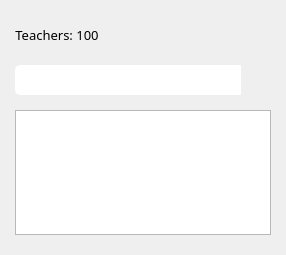
                 <widget class="QWidget" name="w_class_teacher" native="true">
                  <layout class="QVBoxLayout" name="verticalLayout_44">
                   <property name="spacing">
                    <number>15</number>
                   </property>
                   <property name="leftMargin">
                    <number>15</number>
                   </property>
                   <property name="topMargin">
                    <number>20</number>
                   </property>
                   <property name="rightMargin">
                    <number>15</number>
                   </property>
                   <property name="bottomMargin">
                    <number>20</number>
                   </property>
                   <item>
                    <layout class="QHBoxLayout" name="horizontalLayout_32">
                     <property name="spacing">
                      <number>6</number>
                     </property>
                     <item>
                      <widget class="QLabel" name="btn_section_students_status_4">
                       <property name="font">
                        <font>
                         <family>Barlow</family>
                         <pointsize>10</pointsize>
                        </font>
                       </property>
                       <property name="text">
                        <string>Teachers: 100</string>
                       </property>
                       <property name="alignment">
                        <set>Qt::AlignCenter</set>
                       </property>
                       <property name="indent">
                        <number>1</number>
                       </property>
                      </widget>
                     </item>
                     <item>
                      <spacer name="horizontalSpacer_24">
                       <property name="orientation">
                        <enum>Qt::Horizontal</enum>
                       </property>
                       <property name="sizeHint" stdset="0">
                        <size>
                         <width>40</width>
                         <height>20</height>
                        </size>
                       </property>
                      </spacer>
                     </item>
                     <item>
                      <widget class="QPushButton" name="btn_init_add_class_teacher">
                       <property name="sizePolicy">
                        <sizepolicy hsizetype="Fixed" vsizetype="Fixed">
                         <horstretch>0</horstretch>
                         <verstretch>0</verstretch>
                        </sizepolicy>
                       </property>
                       <property name="minimumSize">
                        <size>
                         <width>30</width>
                         <height>30</height>
                        </size>
                       </property>
                       <property name="maximumSize">
                        <size>
                         <width>30</width>
                         <height>30</height>
                        </size>
                       </property>
                       <property name="cursor">
                        <cursorShape>PointingHandCursor</cursorShape>
                       </property>
                       <property name="styleSheet">
                        <string notr="true">QPushButton{
	border-radius: 5px;
    background-image:  url(:/icons/add.png);
    background-repeat: no-repeat;
    background-position: center center;
}

QPushButton::disabled{
	border-radius: 5px;
    background-image: url(:/icons/add_2.png);
    background-repeat: no-repeat;
    background-position: center center;
}</string>
                       </property>
                       <property name="iconSize">
                        <size>
                         <width>17</width>
                         <height>17</height>
                        </size>
                       </property>
                      </widget>
                     </item>
                     <item>
                      <widget class="QPushButton" name="btn_delete_class_teacher">
                       <property name="sizePolicy">
                        <sizepolicy hsizetype="Fixed" vsizetype="Fixed">
                         <horstretch>0</horstretch>
                         <verstretch>0</verstretch>
                        </sizepolicy>
                       </property>
                       <property name="minimumSize">
                        <size>
                         <width>30</width>
                         <height>30</height>
                        </size>
                       </property>
                       <property name="maximumSize">
                        <size>
                         <width>30</width>
                         <height>30</height>
                        </size>
                       </property>
                       <property name="cursor">
                        <cursorShape>PointingHandCursor</cursorShape>
                       </property>
                       <property name="styleSheet">
                        <string notr="true">QPushButton{
	border-radius: 5px;
	background: none;
}


QPushButton:pressed {
 	background-color: #072f49;
}</string>
                       </property>
                       <property name="icon">
                        <iconset resource="C:/Users/moral/Desktop/Resources/Resources.qrc">
                         <normaloff>:/icons/trash.png</normaloff>:/icons/trash.png</iconset>
                       </property>
                       <property name="iconSize">
                        <size>
                         <width>21</width>
                         <height>21</height>
                        </size>
                       </property>
                      </widget>
                     </item>
                     <item>
                      <widget class="QPushButton" name="btn_clear_class_teacher">
                       <property name="sizePolicy">
                        <sizepolicy hsizetype="Fixed" vsizetype="Fixed">
                         <horstretch>0</horstretch>
                         <verstretch>0</verstretch>
                        </sizepolicy>
                       </property>
                       <property name="minimumSize">
                        <size>
                         <width>30</width>
                         <height>30</height>
                        </size>
                       </property>
                       <property name="maximumSize">
                        <size>
                         <width>30</width>
                         <height>30</height>
                        </size>
                       </property>
                       <property name="cursor">
                        <cursorShape>PointingHandCursor</cursorShape>
                       </property>
                       <property name="styleSheet">
                        <string notr="true">QPushButton{
	border-radius: 5px;
	background: none;
}


QPushButton:pressed {
 	background-color: #072f49;
}</string>
                       </property>
                       <property name="icon">
                        <iconset resource="C:/Users/moral/Desktop/Resources/Resources.qrc">
                         <normaloff>:/icons/delete_table.png</normaloff>:/icons/delete_table.png</iconset>
                       </property>
                       <property name="iconSize">
                        <size>
                         <width>20</width>
                         <height>20</height>
                        </size>
                       </property>
                      </widget>
                     </item>
                    </layout>
                   </item>
                   <item>
                    <layout class="QHBoxLayout" name="horizontalLayout_60">
                     <property name="spacing">
                      <number>0</number>
                     </property>
                     <property name="sizeConstraint">
                      <enum>QLayout::SetDefaultConstraint</enum>
                     </property>
                     <item>
                      <widget class="QLineEdit" name="txt_search_class_teacher">
                       <property name="sizePolicy">
                        <sizepolicy hsizetype="Expanding" vsizetype="Fixed">
                         <horstretch>0</horstretch>
                         <verstretch>0</verstretch>
                        </sizepolicy>
                       </property>
                       <property name="minimumSize">
                        <size>
                         <width>0</width>
                         <height>30</height>
                        </size>
                       </property>
                       <property name="maximumSize">
                        <size>
                         <width>16777215</width>
                         <height>35</height>
                        </size>
                       </property>
                       <property name="font">
                        <font>
                         <family>Barlow</family>
                         <pointsize>10</pointsize>
                        </font>
                       </property>
                       <property name="styleSheet">
                        <string notr="true">border-radius: none;
border-top-left-radius: 5px;
border-bottom-left-radius: 5px;</string>
                       </property>
                      </widget>
                     </item>
                     <item>
                      <widget class="QPushButton" name="btn_search_class_teacher">
                       <property name="sizePolicy">
                        <sizepolicy hsizetype="Fixed" vsizetype="Fixed">
                         <horstretch>0</horstretch>
                         <verstretch>0</verstretch>
                        </sizepolicy>
                       </property>
                       <property name="minimumSize">
                        <size>
                         <width>30</width>
                         <height>30</height>
                        </size>
                       </property>
                       <property name="maximumSize">
                        <size>
                         <width>30</width>
                         <height>30</height>
                        </size>
                       </property>
                       <property name="font">
                        <font>
                         <family>Barlow</family>
                         <pointsize>12</pointsize>
                         <weight>75</weight>
                         <bold>true</bold>
                        </font>
                       </property>
                       <property name="cursor">
                        <cursorShape>PointingHandCursor</cursorShape>
                       </property>
                       <property name="styleSheet">
                        <string notr="true">border-top-right-radius: 5px;
border-bottom-right-radius: 5px;</string>
                       </property>
                       <property name="text">
                        <string/>
                       </property>
                       <property name="icon">
                        <iconset resource="C:/Users/moral/Desktop/Resources/Resources.qrc">
                         <normaloff>:/icons/search.png</normaloff>:/icons/search.png</iconset>
                       </property>
                       <property name="iconSize">
                        <size>
                         <width>18</width>
                         <height>18</height>
                        </size>
                       </property>
                      </widget>
                     </item>
                    </layout>
                   </item>
                   <item>
                    <widget class="QListView" name="lv_class_teacher">
                     <property name="maximumSize">
                      <size>
                       <width>16777215</width>
                       <height>125</height>
                      </size>
                     </property>
                    </widget>
                   </item>
                  </layout>
                 </widget>
